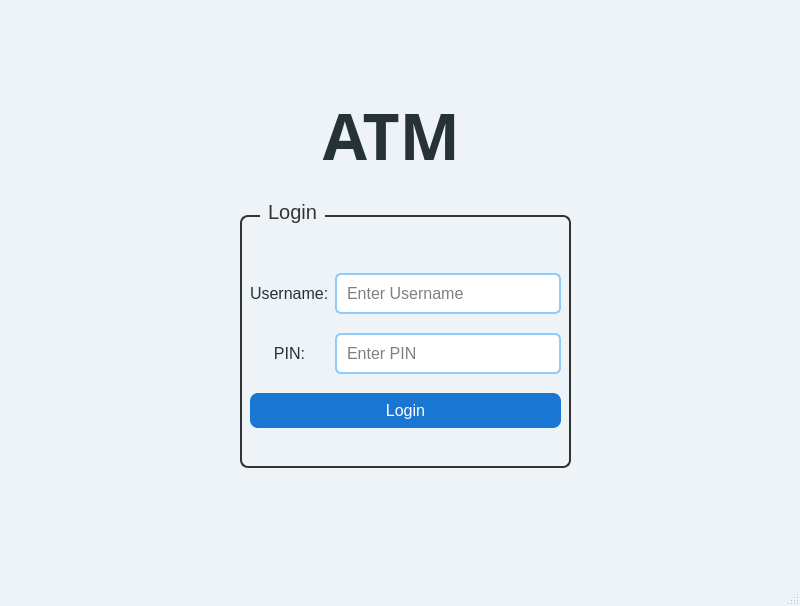
<?xml version="1.0" encoding="UTF-8"?>
<ui version="4.0">
 <class>MainWindow</class>
 <widget class="QMainWindow" name="MainWindow">
  <property name="geometry">
   <rect>
    <x>0</x>
    <y>0</y>
    <width>800</width>
    <height>606</height>
   </rect>
  </property>
  <property name="windowTitle">
   <string>ATM : SelfMade</string>
  </property>
  <property name="styleSheet">
   <string notr="true">QMainWindow {
    background-color: #eef3f8;
}

QPushButton {
    background-color: #1976d2;
    color: white;
    border-radius: 8px;
    padding: 8px;
    font-size: 16px;
}

QPushButton:hover {
    background-color: #1565c0;
}

QLineEdit {
    background-color: white;
    border: 2px solid #90caf9;
    border-radius: 6px;
    padding: 8px;
}


QGroupBox {
    color: #333333;
    border: 2px solid #333333;
    border-radius: 8px;
    margin-top: 15px;
}

QGroupBox::title {
    color: #333333;
    subcontrol-origin: margin;
    subcontrol-position: top left;
    left: 20px;
    padding: 0 5px;
}

QLineEdit {
	color: black;
}

QLineEdit : : placeholder {
	color: #888888;
}

QMessageBox QLabel {
	color: white;
}</string>
  </property>
  <widget class="QWidget" name="centralwidget">
   <widget class="QStackedWidget" name="stackedWidget">
    <property name="geometry">
     <rect>
      <x>0</x>
      <y>0</y>
      <width>800</width>
      <height>580</height>
     </rect>
    </property>
    <property name="currentIndex">
     <number>0</number>
    </property>
    <widget class="QWidget" name="page_login">
     <widget class="QFrame" name="frame_login">
      <property name="geometry">
       <rect>
        <x>50</x>
        <y>50</y>
        <width>691</width>
        <height>461</height>
       </rect>
      </property>
      <property name="frameShape">
       <enum>QFrame::Shape::NoFrame</enum>
      </property>
      <property name="frameShadow">
       <enum>QFrame::Shadow::Raised</enum>
      </property>
      <widget class="QLabel" name="label_atmTitle_login">
       <property name="geometry">
        <rect>
         <x>250</x>
         <y>40</y>
         <width>183</width>
         <height>90</height>
        </rect>
       </property>
       <property name="font">
        <font>
         <family>Bell MT</family>
         <pointsize>48</pointsize>
         <italic>false</italic>
         <bold>true</bold>
        </font>
       </property>
       <property name="styleSheet">
        <string notr="true">QLabel {
    color: #263238;
}
</string>
       </property>
       <property name="text">
        <string>ATM</string>
       </property>
       <property name="alignment">
        <set>Qt::AlignmentFlag::AlignCenter</set>
       </property>
      </widget>
      <widget class="QGroupBox" name="groupBox_login">
       <property name="geometry">
        <rect>
         <x>190</x>
         <y>150</y>
         <width>331</width>
         <height>268</height>
        </rect>
       </property>
       <property name="font">
        <font>
         <pointsize>15</pointsize>
        </font>
       </property>
       <property name="title">
        <string>Login</string>
       </property>
       <property name="alignment">
        <set>Qt::AlignmentFlag::AlignLeading|Qt::AlignmentFlag::AlignLeft|Qt::AlignmentFlag::AlignVCenter</set>
       </property>
       <widget class="QWidget" name="gridLayoutWidget_login">
        <property name="geometry">
         <rect>
          <x>10</x>
          <y>60</y>
          <width>311</width>
          <height>181</height>
         </rect>
        </property>
        <layout class="QGridLayout" name="gridLayout_login">
         <item row="0" column="1">
          <widget class="QLineEdit" name="lineEdit_username">
           <property name="font">
            <font>
             <pointsize>12</pointsize>
            </font>
           </property>
           <property name="placeholderText">
            <string>Enter Username</string>
           </property>
          </widget>
         </item>
         <item row="0" column="0">
          <widget class="QLabel" name="label_usernameLabel">
           <property name="font">
            <font>
             <pointsize>12</pointsize>
            </font>
           </property>
           <property name="styleSheet">
            <string notr="true">QLabel {
    color: #263238;
}
</string>
           </property>
           <property name="text">
            <string>Username:</string>
           </property>
          </widget>
         </item>
         <item row="1" column="0">
          <widget class="QLabel" name="label_pinLabel">
           <property name="font">
            <font>
             <pointsize>12</pointsize>
            </font>
           </property>
           <property name="styleSheet">
            <string notr="true">QLabel {
    color: #263238;
}</string>
           </property>
           <property name="text">
            <string>PIN:</string>
           </property>
           <property name="alignment">
            <set>Qt::AlignmentFlag::AlignCenter</set>
           </property>
          </widget>
         </item>
         <item row="1" column="1">
          <widget class="QLineEdit" name="lineEdit_pin">
           <property name="font">
            <font>
             <pointsize>12</pointsize>
            </font>
           </property>
           <property name="echoMode">
            <enum>QLineEdit::EchoMode::Password</enum>
           </property>
           <property name="placeholderText">
            <string>Enter PIN</string>
           </property>
          </widget>
         </item>
         <item row="2" column="0" colspan="2">
          <widget class="QPushButton" name="pushButton_login">
           <property name="text">
            <string>Login</string>
           </property>
          </widget>
         </item>
        </layout>
       </widget>
      </widget>
     </widget>
    </widget>
    <widget class="QWidget" name="page_menu">
     <widget class="QLabel" name="label_atmTitle_menu">
      <property name="geometry">
       <rect>
        <x>310</x>
        <y>10</y>
        <width>183</width>
        <height>81</height>
       </rect>
      </property>
      <property name="font">
       <font>
        <family>Bell MT</family>
        <pointsize>48</pointsize>
        <italic>false</italic>
        <bold>true</bold>
       </font>
      </property>
      <property name="styleSheet">
       <string notr="true">QLabel {
    color: #263238;
}</string>
      </property>
      <property name="text">
       <string>ATM</string>
      </property>
      <property name="alignment">
       <set>Qt::AlignmentFlag::AlignCenter</set>
      </property>
     </widget>
     <widget class="QPushButton" name="pushButton_logout">
      <property name="geometry">
       <rect>
        <x>640</x>
        <y>28</y>
        <width>90</width>
        <height>41</height>
       </rect>
      </property>
      <property name="text">
       <string>Log Out</string>
      </property>
     </widget>
     <widget class="QFrame" name="frame_menu">
      <property name="geometry">
       <rect>
        <x>30</x>
        <y>190</y>
        <width>741</width>
        <height>361</height>
       </rect>
      </property>
      <property name="frameShape">
       <enum>QFrame::Shape::NoFrame</enum>
      </property>
      <property name="frameShadow">
       <enum>QFrame::Shadow::Raised</enum>
      </property>
      <widget class="QGroupBox" name="groupBox_menu">
       <property name="geometry">
        <rect>
         <x>10</x>
         <y>30</y>
         <width>721</width>
         <height>321</height>
        </rect>
       </property>
       <property name="font">
        <font>
         <pointsize>12</pointsize>
         <bold>false</bold>
        </font>
       </property>
       <property name="title">
        <string>Please Select Your Transaction</string>
       </property>
       <widget class="QWidget" name="verticalLayoutWidget_menu">
        <property name="geometry">
         <rect>
          <x>9</x>
          <y>39</y>
          <width>701</width>
          <height>271</height>
         </rect>
        </property>
        <layout class="QVBoxLayout" name="verticalLayout_menu">
         <item>
          <widget class="QLabel" name="label_balance">
           <property name="font">
            <font>
             <pointsize>17</pointsize>
            </font>
           </property>
           <property name="styleSheet">
            <string notr="true">QLabel {
    color: #263238;
}</string>
           </property>
           <property name="text">
            <string>₹ XXXXX</string>
           </property>
           <property name="alignment">
            <set>Qt::AlignmentFlag::AlignCenter</set>
           </property>
          </widget>
         </item>
         <item>
          <widget class="QPushButton" name="pushButton_checkBalance">
           <property name="text">
            <string>Check Balance</string>
           </property>
          </widget>
         </item>
         <item>
          <widget class="QPushButton" name="pushButton_deposit">
           <property name="text">
            <string>Deposit</string>
           </property>
          </widget>
         </item>
         <item>
          <widget class="QPushButton" name="pushButton_withdraw">
           <property name="text">
            <string>Withdraw</string>
           </property>
          </widget>
         </item>
         <item>
          <widget class="QPushButton" name="pushButton_changePin">
           <property name="text">
            <string>Change PIN</string>
           </property>
          </widget>
         </item>
         <item>
          <widget class="QPushButton" name="pushButton_exit">
           <property name="text">
            <string>Exit</string>
           </property>
          </widget>
         </item>
        </layout>
       </widget>
      </widget>
     </widget>
     <widget class="QWidget" name="horizontalLayoutWidget_menu">
      <property name="geometry">
       <rect>
        <x>150</x>
        <y>100</y>
        <width>511</width>
        <height>80</height>
       </rect>
      </property>
      <layout class="QHBoxLayout" name="horizontalLayout_menu">
       <item>
        <widget class="QLabel" name="label_enterAmount">
         <property name="font">
          <font>
           <pointsize>14</pointsize>
          </font>
         </property>
         <property name="styleSheet">
          <string notr="true">QLabel {
    color: #263238;
}
</string>
         </property>
         <property name="text">
          <string> Enter Amount:</string>
         </property>
        </widget>
       </item>
       <item>
        <widget class="QLineEdit" name="lineEdit_amount">
         <property name="font">
          <font>
           <pointsize>12</pointsize>
          </font>
         </property>
         <property name="placeholderText">
          <string>Enter Amount to Deposit/Withdraw</string>
         </property>
        </widget>
       </item>
      </layout>
     </widget>
     <zorder>frame_menu</zorder>
     <zorder>label_atmTitle_menu</zorder>
     <zorder>pushButton_logout</zorder>
     <zorder>horizontalLayoutWidget_menu</zorder>
    </widget>
    <widget class="QWidget" name="page_pin">
     <widget class="QPushButton" name="pushButton_pinReturn">
      <property name="geometry">
       <rect>
        <x>50</x>
        <y>470</y>
        <width>90</width>
        <height>29</height>
       </rect>
      </property>
      <property name="text">
       <string>Return </string>
      </property>
     </widget>
     <widget class="QLabel" name="label_atmTitle_pin">
      <property name="geometry">
       <rect>
        <x>300</x>
        <y>20</y>
        <width>183</width>
        <height>90</height>
       </rect>
      </property>
      <property name="font">
       <font>
        <family>Bell MT</family>
        <pointsize>48</pointsize>
        <italic>false</italic>
        <bold>true</bold>
       </font>
      </property>
      <property name="styleSheet">
       <string notr="true">QLabel {
    color: #263238;
}
</string>
      </property>
      <property name="text">
       <string>ATM</string>
      </property>
      <property name="alignment">
       <set>Qt::AlignmentFlag::AlignCenter</set>
      </property>
     </widget>
     <widget class="QFrame" name="frame_pin">
      <property name="geometry">
       <rect>
        <x>90</x>
        <y>130</y>
        <width>611</width>
        <height>311</height>
       </rect>
      </property>
      <property name="frameShape">
       <enum>QFrame::Shape::NoFrame</enum>
      </property>
      <property name="frameShadow">
       <enum>QFrame::Shadow::Raised</enum>
      </property>
      <widget class="QGroupBox" name="groupBox">
       <property name="geometry">
        <rect>
         <x>20</x>
         <y>0</y>
         <width>571</width>
         <height>281</height>
        </rect>
       </property>
       <property name="font">
        <font>
         <pointsize>12</pointsize>
        </font>
       </property>
       <property name="title">
        <string>Change PIN</string>
       </property>
       <widget class="QWidget" name="gridLayoutWidget_pin">
        <property name="geometry">
         <rect>
          <x>50</x>
          <y>30</y>
          <width>471</width>
          <height>241</height>
         </rect>
        </property>
        <layout class="QGridLayout" name="gridLayout_pin">
         <item row="1" column="0">
          <widget class="QLabel" name="label_newPinLabel">
           <property name="font">
            <font>
             <pointsize>15</pointsize>
            </font>
           </property>
           <property name="styleSheet">
            <string notr="true">QLabel {
    color: #263238;
}</string>
           </property>
           <property name="text">
            <string> Enter New PIN: </string>
           </property>
          </widget>
         </item>
         <item row="0" column="1">
          <widget class="QLineEdit" name="lineEdit_oldPin">
           <property name="placeholderText">
            <string>Enter OLD PIN</string>
           </property>
          </widget>
         </item>
         <item row="1" column="1">
          <widget class="QLineEdit" name="lineEdit_newPin">
           <property name="echoMode">
            <enum>QLineEdit::EchoMode::Password</enum>
           </property>
           <property name="placeholderText">
            <string>Enter NEW PIN</string>
           </property>
          </widget>
         </item>
         <item row="0" column="0">
          <widget class="QLabel" name="label_oldPinLabel">
           <property name="font">
            <font>
             <pointsize>15</pointsize>
            </font>
           </property>
           <property name="styleSheet">
            <string notr="true">QLabel {
    color: #263238;
}</string>
           </property>
           <property name="text">
            <string> Enter Old PIN: </string>
           </property>
          </widget>
         </item>
         <item row="2" column="0" colspan="2">
          <widget class="QPushButton" name="pushButton_setNewPin">
           <property name="font">
            <font>
             <pointsize>-1</pointsize>
            </font>
           </property>
           <property name="text">
            <string>Set New PIN</string>
           </property>
          </widget>
         </item>
        </layout>
       </widget>
      </widget>
     </widget>
     <zorder>frame_pin</zorder>
     <zorder>pushButton_pinReturn</zorder>
     <zorder>label_atmTitle_pin</zorder>
    </widget>
   </widget>
  </widget>
  <widget class="QMenuBar" name="menubar">
   <property name="geometry">
    <rect>
     <x>0</x>
     <y>0</y>
     <width>800</width>
     <height>25</height>
    </rect>
   </property>
  </widget>
  <widget class="QStatusBar" name="statusbar"/>
 </widget>
 <resources/>
 <connections/>
</ui>
